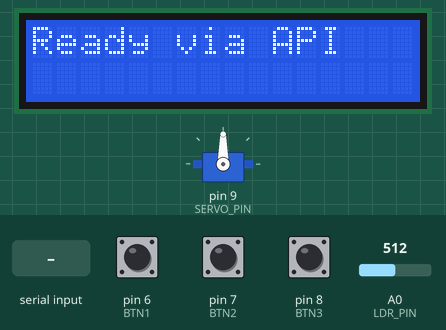
The sketch below on a simulated Arduino Uno, built with avr-gcc and run on an emulated ATmega328P. Parts: 16×2 character LCD, servo. The test bench sets the inputs (shaded band); at power-on: pin 6 (BTN1) HIGH, pin 7 (BTN2) HIGH, pin 8 (BTN3) HIGH, A0 (LDR_PIN) = 512. What the sketch prints to the serial monitor is not drawn.

Above: at 1.2 s.
1.3 s: "LCD:\n" received over Serial
At 1.8 s:
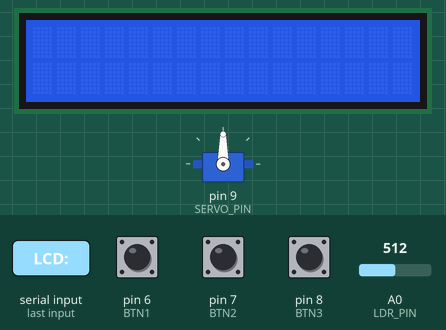
2.8 s: "SERVO:\n" received over Serial
At 4.0 s:
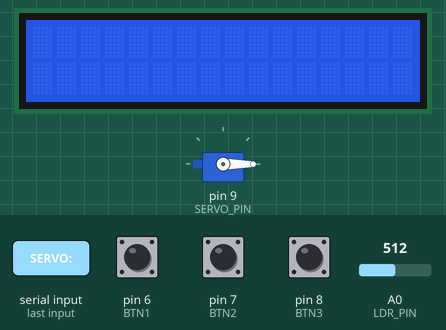
4.3 s: "SERVO:90\n" received over Serial
At 5.4 s:
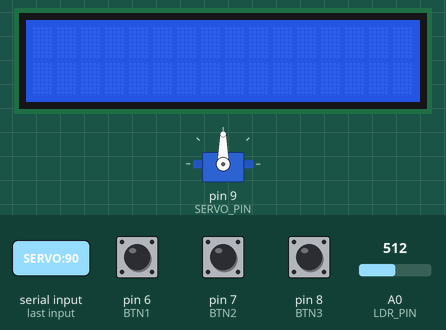
5.8 s: "SERVO:,45\n" received over Serial
At 6.6 s:
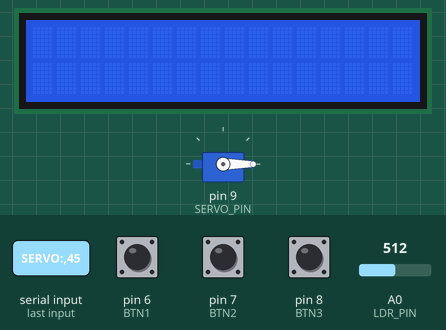
Timing chart, 0 to 8.3 s (numbered marks = the images above; inputs shaded):
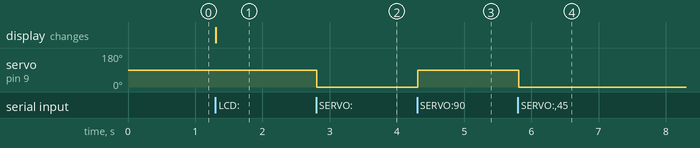

The sketch:

script_communication.ino
```cpp
#include <LiquidCrystal.h>
#include <Servo.h>

// --- Configuration LCD & Servo ---
LiquidCrystal lcd(12, 11, 5, 4, 3, 2);
Servo moteur;

#define BTN1 6
#define BTN2 7
#define BTN3 8
#define LDR_PIN A0
#define SERVO_PIN 9

#define LCD_CONTRAST_PIN 13

unsigned long lastSensorTime = 0;

void setup() {
  Serial.begin(9600); // Vitesse de com

  pinMode(LCD_CONTRAST_PIN, OUTPUT);
  digitalWrite(LCD_CONTRAST_PIN, LOW);

  lcd.begin(16, 2);
  lcd.print("Ready via API");

  moteur.attach(SERVO_PIN);
  moteur.write(90);

  pinMode(BTN1, INPUT_PULLUP);
  pinMode(BTN2, INPUT_PULLUP);
  pinMode(BTN3, INPUT_PULLUP);
}

void loop() {
  // 1. ÉCOUTER PYTHON (Commandes reçues)
  if (Serial.available() > 0) {
    String command = Serial.readStringUntil('\n');
    command.trim();

    // Protocole : "LCD:Message"
    if (command.startsWith("LCD:")) {
      String msg = command.substring(4);
      lcd.clear();
      lcd.print(msg);
    }
    // Protocole : "SERVO:Angle"
    else if (command.startsWith("SERVO:")) {
      int angle = command.substring(6).toInt();
      moteur.write(angle);
    }
  }

  // 2. ENVOYER VERS PYTHON (Capteurs)
  // On envoie l'état des boutons seulement s'ils changent ou sont appuyés
  // Pour simplifier, on envoie tout toutes les 100ms
  if (millis() - lastSensorTime > 100) {
    int ldr = analogRead(LDR_PIN);

    // On inverse la logique PULLUP pour que 1 = Appuyé (plus simple pour Python)
    int b1 = !digitalRead(BTN1);
    int b2 = !digitalRead(BTN2);
    int b3 = !digitalRead(BTN3);

    // Format JSON pour faciliter la vie de Python
    Serial.print("{\"ldr\":");
    Serial.print(ldr);
    Serial.print(", \"b1\":");
    Serial.print(b1);
    Serial.print(", \"b2\":");
    Serial.print(b2);
    Serial.print(", \"b3\":");
    Serial.print(b3);
    Serial.println("}");

    lastSensorTime = millis();
  }
}
```

Measured:
- after the input at 1.3 s, the display: changes at once (image 1)
- after the input at 2.8 s, servo on pin 9 (SERVO_PIN): 90° → 0° at once
- after the input at 4.3 s, servo on pin 9 (SERVO_PIN): 0° → 90° at once
- after the input at 5.8 s, servo on pin 9 (SERVO_PIN): 90° → 0° at once
